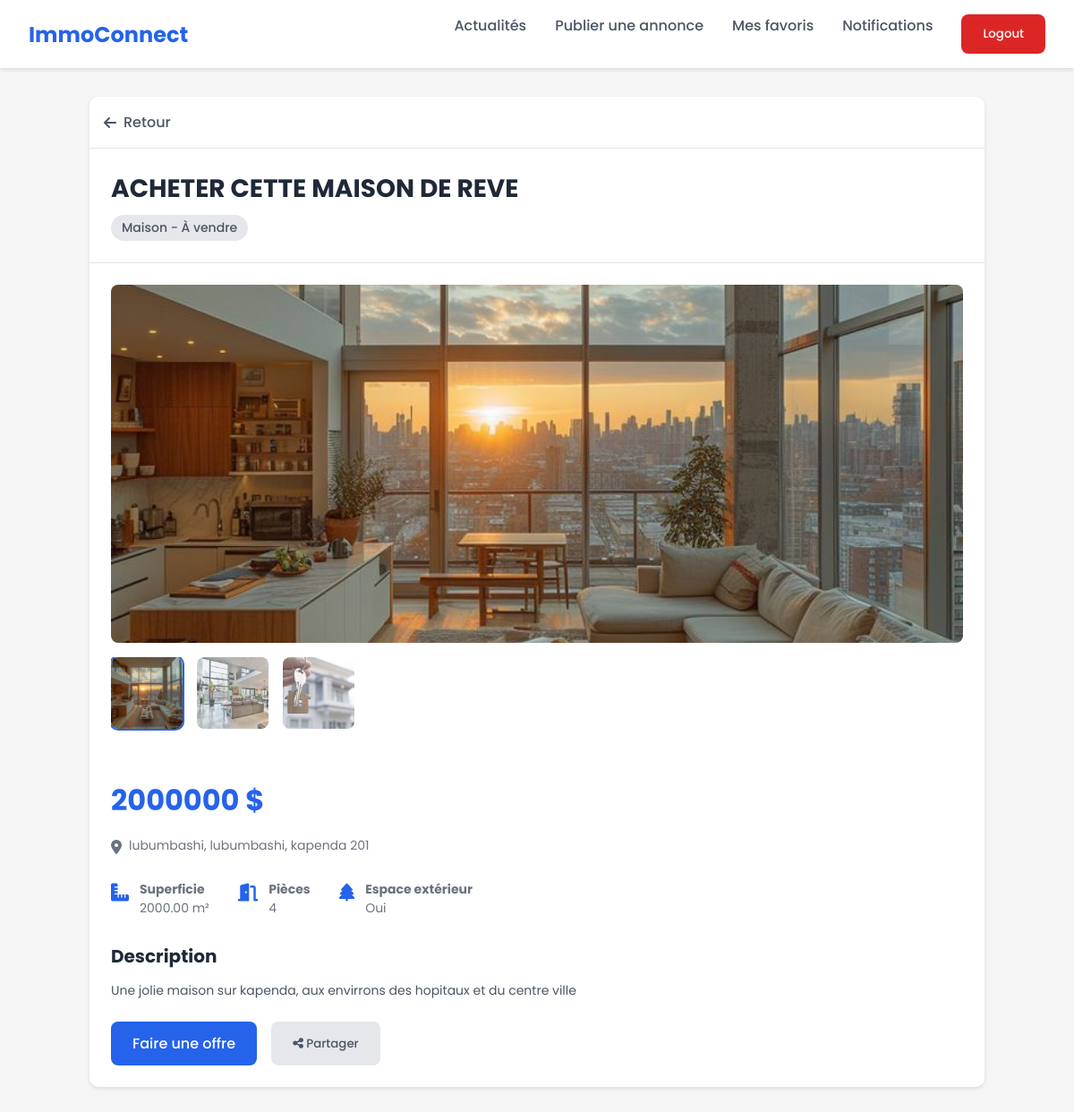
Screenshot of /listing/1/ (signed in) with the database file from the repository.
### hzone_app/models.py (models this page shows)
class Listing(models.Model):
    TRANSACTION_CHOICES = [
        ('vente', 'Vente'),
        ('location', 'Location'),
    ]
    PROPERTY_TYPE_CHOICES = [
        ('maison', 'Maison'),
        ('appartement', 'Appartement'),
        ('terrain', 'Terrain')
    ]
    OUTDOOR_CHOICES = [
        ('oui', 'Oui'),
        ('non', 'Non'),
    ]
    owner = models.ForeignKey(User, on_delete=models.CASCADE)
    transaction_type = models.CharField(max_length=20, choices=TRANSACTION_CHOICES)
    property_type = models.CharField(max_length=50, choices=PROPERTY_TYPE_CHOICES)
    title = models.fields.CharField(max_length=100)
    surface = models.DecimalField(max_digits=10, decimal_places=2)
    number_of_piece = models.IntegerField()
    outdoor_space = models.CharField(max_length=3, choices=OUTDOOR_CHOICES)
    city = models.CharField()
    district = models.CharField()
    street = models.CharField(blank=True, null=True)
    street_number = models.CharField()
    description = models.TextField()
    price = models.BigIntegerField()
    create_at = models.DateTimeField(auto_now_add=True)

class ListingImage(models.Model):
    listing = models.ForeignKey(Listing, on_delete=models.CASCADE, related_name='images')
    image = models.ImageField(upload_to='listing_images/')
    uploaded_at = models.DateTimeField(auto_now_add=True)

### hzone_app/views.py (the view)
# urls.py: path("listing/<int:listing_id>/", hzone_app.views.listing_detail, name="listing_detail"),
@login_required(login_url="connexion")
def listing_detail(request, listing_id):
    listing = Listing.objects.get(id=listing_id)
    images = listing.images.all()
    context = {
        'listing': listing,
        'images': images
    }
    return render(request, 'hzone_app/details.html', context)

### hzone_app/templates/hzone_app/details.html (shortened to what this page needs)
{% extends 'hzone/app_base.html' %}
{% block content %}
{% load static %}
<main class="main-content">
    <div class="details-container">
        <div class="back-button">
            <a href="javascript:history.back()"><i class="fas fa-arrow-left"></i> Retour</a>
        </div>
        <div class="property-details">
            <div class="property-header">
                <div class="property-title">
                    <h1>{{ listing.title }}</h1>
                    <div class="property-type-badge">
                        {{ listing.property_type|title }} - {% if listing.transaction_type == 'vente' %} À vendre {% else %} À louer {% endif %}
                    </div>
                </div>
            </div>
            <div class="property-images">
                <div class="main-image">
                    {% if listing.images.all %}
                        <img id="mainImage" src="{{ listing.images.first.image.url }}" alt="{{ listing.title }}">
                    {% else %}
                        <img id="mainImage" src="{% static 'hzone_app/images/default.png' %}" alt="Image par défaut">
                    {% endif %}
                </div>
                <div class="image-thumbnails">
                    {% for img in listing.images.all %}
                        <div class="thumbnail {% if forloop.first %}active{% endif %}">
                            <img src="{{ img.image.url }}" alt="{{ listing.title }} image {{ forloop.counter }}">
                        </div>
                    {% endfor %}
                </div>
            </div>
            <div class="property-info">
                <div class="property-price">
                    <h2>{{ listing.price }} $ {% if listing.transaction_type == 'location' %}/mois{% endif %}</h2>
                </div>
                <div class="property-location">
                    <i class="fas fa-map-marker-alt"></i>
                    <p>{{ listing.city }}, {{ listing.district }}, {{ listing.street }} {{ listing.street_number }}</p>
                </div>
                <div class="property-features">
                    <div class="feature">
                        <i class="fas fa-ruler-combined"></i>
                        <p><strong>Superficie</strong><br>{{ listing.surface }} m²</p>
                    </div>
                    <div class="feature">
                        <i class="fas fa-door-open"></i>
                        <p><strong>Pièces</strong><br>{{ listing.number_of_piece }}</p>
                    </div>
                    <div class="feature">
                        <i class="fas fa-tree"></i>
                        <p><strong>Espace extérieur</strong><br>{% if listing.outdoor_space == 'oui' %}Oui{% else %}Non{% endif %}</p>
                    </div>
                </div>
                <div class="property-description">
                    <h3>Description</h3>
                    <p>{{ listing.description }}</p>
                </div>
                <div class="property-actions">
                    <a href="#" class="btn btn-primary">Faire une offre</a>
                    <button class="btn btn-secondary share-property">
                        <i class="fas fa-share-alt"></i> Partager
                    </button>
                </div>
            </div>
        </div>
    </div>
</main>
{% endblock %}

### hzone_app/static/hzone_app/css/styles.css (style rules this page uses)
:root { --first : #FFD600; --second : #DC0914; --third : #6E6E6E; --fourth : #BEBEBE; --fifth : #570307; }
* { margin:0; padding:0; box-sizing: border-box; font-family: 'Poppins', sans-serif; }
body { background-color: #f5f5f5; }
.main-content { max-width: 1200px; margin: 2rem auto; padding: 0 2rem; animation: fadeIn 0.5s ease-out; }
.btn { padding: 0.75rem 1.5rem; border: none; border-radius: 8px; font-weight: 500; cursor: pointer; transition: all 0.3s ease; text-decoration: none; text-align: center; display: inline-block; }
.btn-primary { background-color: #2563eb; color: white; }
.btn-secondary { background-color: #e5e7eb; color: #4b5563; }
.back-button { padding: 1rem; border-bottom: 1px solid #e5e7eb; }
.back-button a { color: #4b5563; text-decoration: none; display: flex; align-items: center; gap: 0.5rem; font-weight: 500; transition: color 0.3s; }
.property-info h3 { font-size: 1rem; color: #1f2937; margin-bottom: 0.25rem; }
.property-info p { color: #6b7280; font-size: 0.875rem; margin-bottom: 0.25rem; }
.property-price { color: #2563eb; font-weight: 600; }
.details-container { max-width: 1000px; margin: 0 auto; background-color: white; border-radius: 10px; box-shadow: 0 2px 4px rgba(0,0,0,0.1); overflow: hidden; }
.property-header { padding: 1.5rem; display: flex; justify-content: space-between; align-items: flex-start; border-bottom: 1px solid #e5e7eb; }
.property-title h1 { font-size: 1.75rem; color: #1f2937; margin-bottom: 0.5rem; }
.property-type-badge { display: inline-block; background-color: #e5e7eb; color: #4b5563; font-size: 0.875rem; font-weight: 500; padding: 0.25rem 0.75rem; border-radius: 9999px; }
.property-images { padding: 1.5rem; }
.main-image { border-radius: 8px; overflow: hidden; height: 400px; margin-bottom: 1rem; }
.main-image img { width: 100%; height: 100%; object-fit: cover; transition: transform 0.5s; }
.image-thumbnails { display: flex; gap: 1rem; overflow-x: auto; padding-bottom: 0.5rem; }
.thumbnail { width: 80px; height: 80px; border-radius: 8px; overflow: hidden; cursor: pointer; opacity: 0.7; transition: all 0.3s; flex-shrink: 0; }
.thumbnail:hover, .thumbnail.active { opacity: 1; box-shadow: 0 0 0 2px #2563eb; }
.thumbnail img { width: 100%; height: 100%; object-fit: cover; }
.property-info { padding: 1.5rem; }
.property-price h2 { font-size: 2rem; color: #2563eb; margin-bottom: 1rem; }
.property-location { display: flex; align-items: flex-start; gap: 0.5rem; margin-bottom: 1.5rem; color: #4b5563; }
.property-location i { color: #6b7280; margin-top: 0.25rem; }
.property-features { display: flex; gap: 2rem; margin-bottom: 1.5rem; flex-wrap: wrap; }
.feature { display: flex; align-items: flex-start; gap: 0.75rem; }
.feature i { color: #2563eb; font-size: 1.25rem; margin-top: 0.25rem; }
.property-description { margin-bottom: 1.5rem; }
.property-description h3 { color: #1f2937; margin-bottom: 0.75rem; font-size: 1.25rem; }
.property-description p { color: #4b5563; line-height: 1.6; }
.property-actions { display: flex; gap: 1rem; }

### rows the page displays
Listing: title "ACHETER CETTE MAISON DE REVE", property_type "Maison", images.first.image (picture), price "2000000", city "lubumbashi", district "lubumbashi", street "kapenda", street_number "201", surface "2000.00", number_of_piece "4", description "Une jolie maison sur kapenda, aux envirrons des hopitaux et du centre ville"
ListingImage: image (picture)
ListingImage: image (picture)
ListingImage: image (picture)
